Frame 1 (no input): blank canvas, image omitted
Frame 60 (no input): blank canvas, image omitted
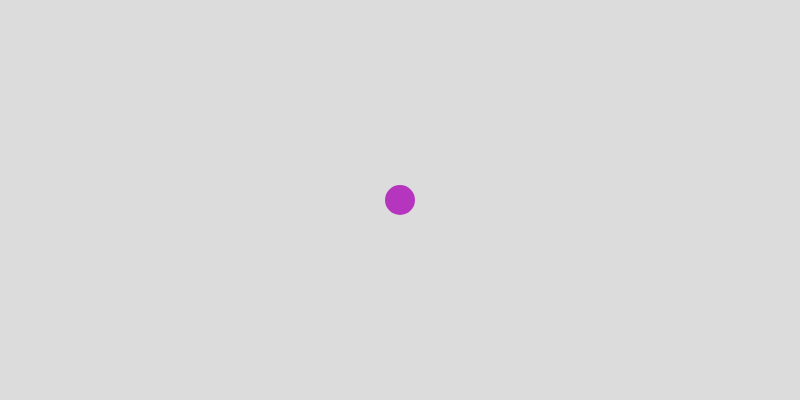
Frame 120 (the mouse pressed at the canvas centre since frame 60)

The p5.js sketch whose frames 1 and 60 were blank and that drew this single picture after the mouse press (run headless with seeded random() and noise() and a simulated clock; from frame 60 on, the mouse is pressed at the canvas centre):

// p5.js sketch
// ── sketch.js
let posicionesX = []
let posicionesY = []
let channelsR = []
let channelsG = []
let channelsB = []

function setup() {
    createCanvas(800, 400);
    noStroke();
}

function draw(){
    background(220);
    for(let index=0;index<posicionesX.length;index++){
        fill(channelsR[index], channelsG[index], channelsB[index]);
        ellipse(posicionesX[index],posicionesY[index],30,30)
    }
}

function mousePressed(){
    posicionesX.push(mouseX)
    posicionesY.push(mouseY)
    channelsR.push(random(0,255))
    channelsG.push(random(0,255))
    channelsB.push(random(0,255))
    drawing = true;
}

mouseReleased = () => {
    drawing = false;
  };
